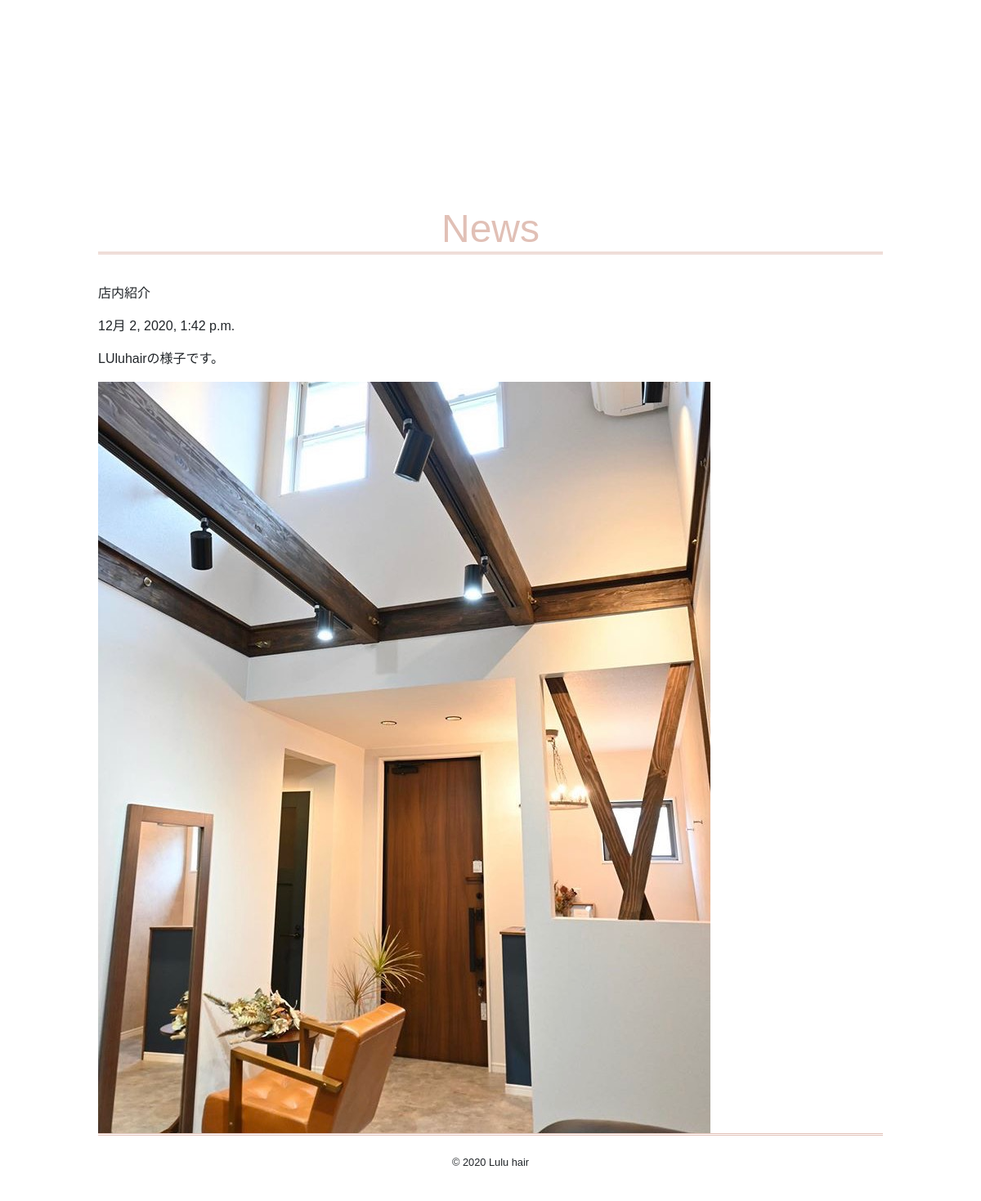
Before: / (lower part) with the older database file.
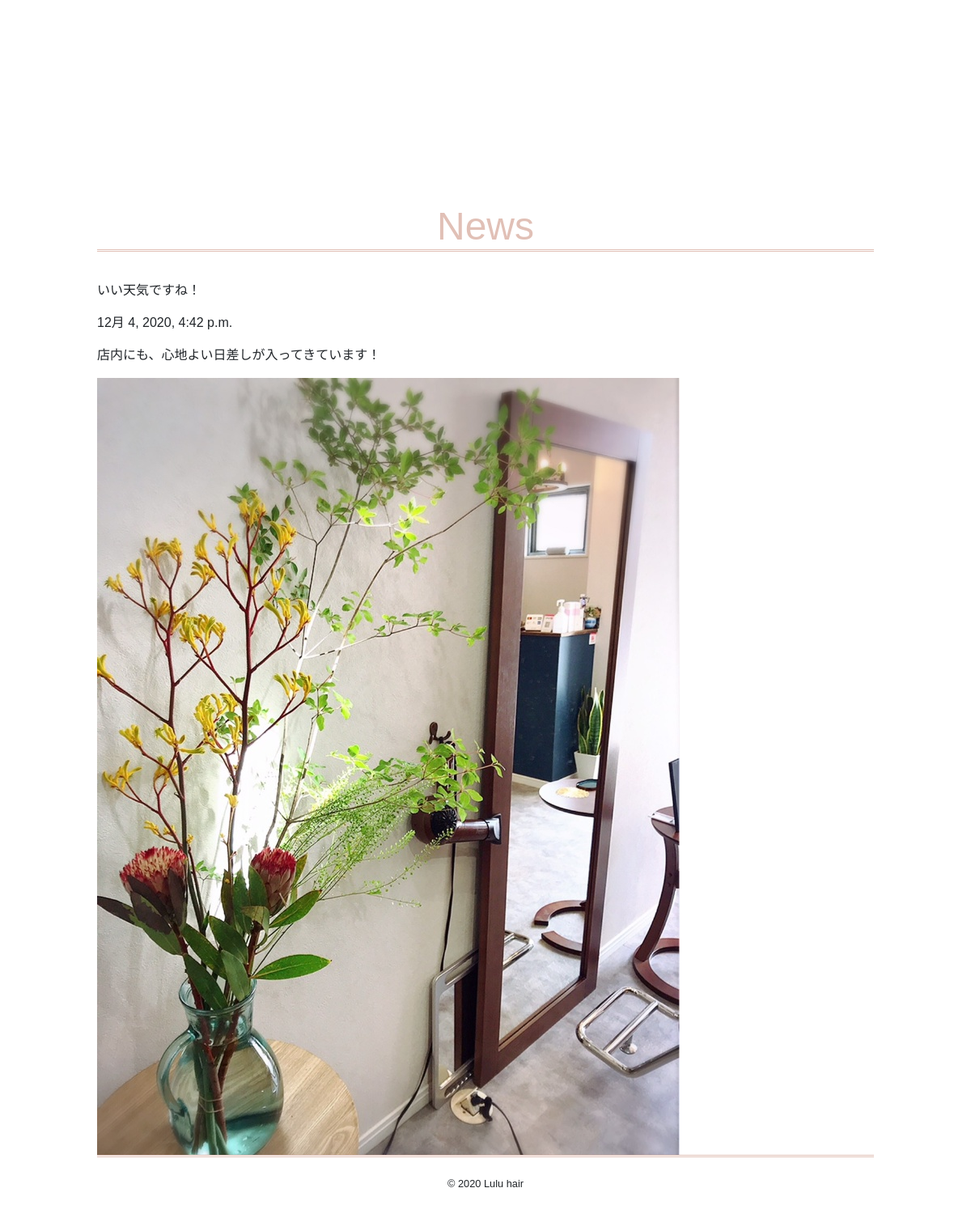
After: the same page with the newer database file.
### blog/models.py (models this page shows, shortened)
class Article(models.Model):
  title = models.CharField('タイトル', max_length=255)
  image = models.ImageField('画像', upload_to='images',blank=True, null=True)
  text = models.TextField('本文')
  pub_date = models.DateTimeField('作成日', default=timezone.now)
  class Meta:
    ordering = ('-pub_date',)

### blog/views.py (the view)
# urls.py: path('', views.index, name='index'),
def index(request):
  article = Article.objects.order_by('-pub_date')[0]
  words = {
    'msg':'確認の表示',
    'article':article,
  }
  return render(request, 'blog/index.html', words)

### blog/templates/blog/index.html (shortened to what this page needs)
{% load static %}
<!DOCTYPE html>
<html lang="ja">
  <head>
    <link rel="stylesheet" href="https://unpkg.com/ress/dist/ress.min.css">
    <link rel="stylesheet" href="https://stackpath.bootstrapcdn.com/bootstrap/4.5.0/css/bootstrap.min.css">
    <link href="{% static 'blog/css/style.css' %}" type="text/css" rel="stylesheet">
  </head>
  <body>
    <div id="home">
      <main>
        <div class="centering fading">
        </div>
        <h2 class="page-title">News</h2>
        <p>{{ article.title }}</p>
        <p>{{ article.pub_date }}</p>
        <p>{{ article.text }}</p>
        <img src="{{ article.image.url }}" alt="画像">
      </main>
    </div>
    <footer>
      <p><small>&copy; 2020 Lulu hair</small></p>
    </footer>
  </body>
</html>

### blog/static/blog/css/style.css (style rules this page uses)
html { font-size: 100%; }
body { display: flex; flex-direction: column; font-family: 'Noto Sans JP', sans-serif; min-height: 100vh; }
img { max-width: 100%; }
.page-title { text-align: center; width: 100%; margin-top: 5% ; margin-bottom: 3.75%; font-size: 3em; font-family: 'Noto Sans JP', sans-serif; color: #e1c0b6; border-bottom: double ; font-weight: lighter; }
main { width: 80%; margin-left: auto; margin-right: auto; }
footer { width: 80%; bottom: 0px; margin-top: auto; margin-left: auto; margin-right: auto; text-align: center; border-top: double #e1c0b6; padding: 20px 0; }
.centering { text-align: center; }
.fading { position: relative; width: 80%; height: 700px; margin: auto; overflow: hidden; }

Changed rows visible on the page:
no longer on this page (row unchanged): Article: title "店内紹介", pub_date "12月 2, 2020, 1:42 p.m.", text "LUluhairの様子です。", image (picture)
added Article: title "いい天気ですね！", pub_date "12月 4, 2020, 4:42 p.m.", text "店内にも、心地よい日差しが入ってきています！", image (picture)
